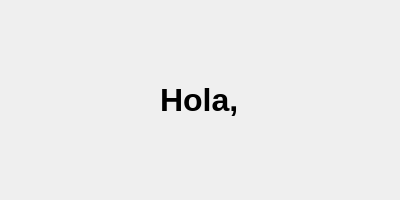
<?xml version="1.0" encoding="UTF-8"?>
<ui version="4.0">
 <class>Ventana</class>
 <widget class="QWidget" name="Ventana">
  <property name="geometry">
   <rect>
    <x>0</x>
    <y>0</y>
    <width>400</width>
    <height>200</height>
   </rect>
  </property>
  <property name="maximumSize">
   <size>
    <width>400</width>
    <height>200</height>
   </size>
  </property>
  <property name="windowTitle">
   <string>Form</string>
  </property>
  <layout class="QGridLayout" name="gridLayout">
   <item row="0" column="0" alignment="Qt::AlignHCenter|Qt::AlignVCenter">
    <widget class="QLabel" name="lSaludo">
     <property name="font">
      <font>
       <pointsize>24</pointsize>
       <bold>true</bold>
      </font>
     </property>
     <property name="text">
      <string>Hola,</string>
     </property>
    </widget>
   </item>
  </layout>
 </widget>
 <resources/>
 <connections/>
</ui>
